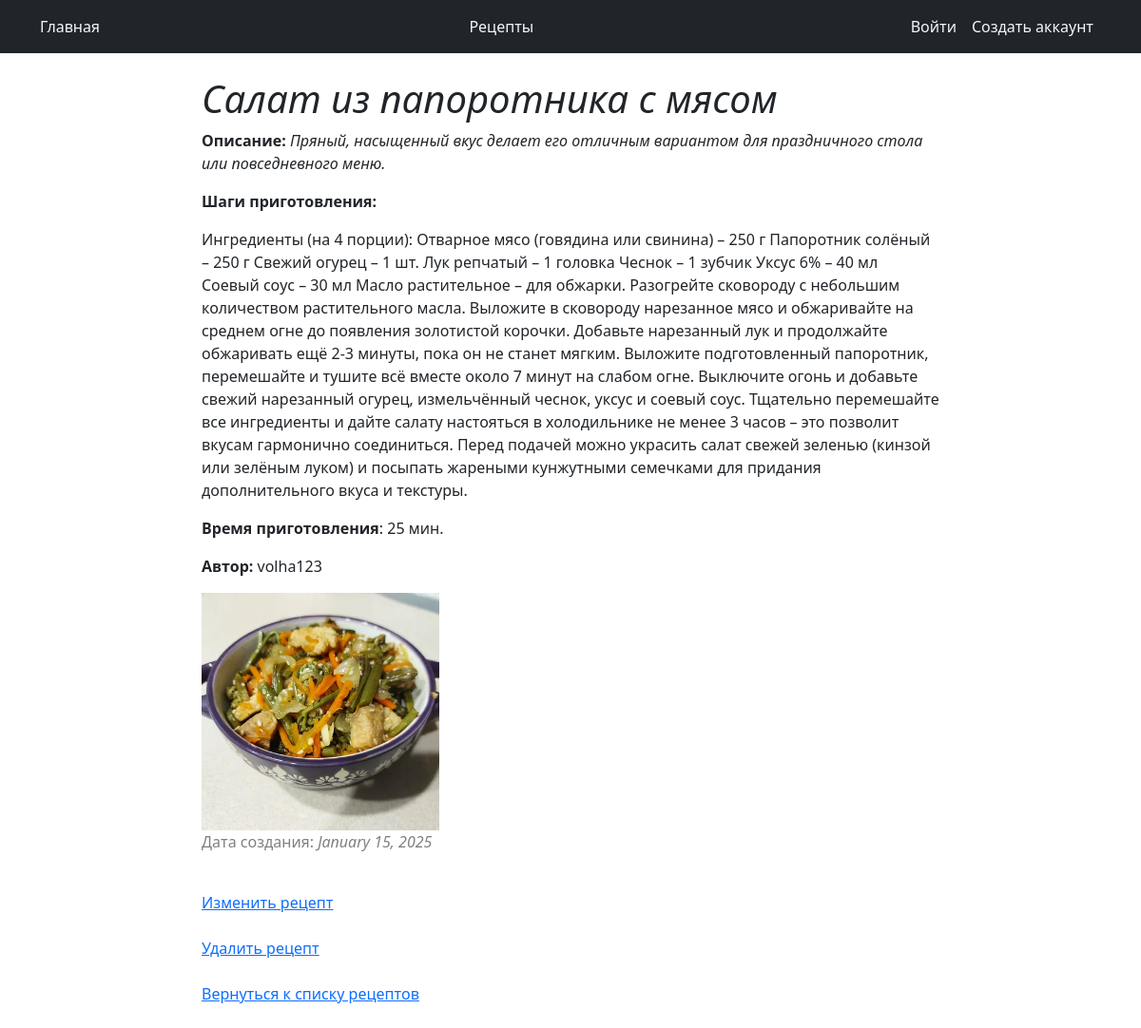
Screenshot of /recipe/list/7/ with the database file from the repository.
### recipesapp/models.py (models this page shows, shortened)
class Recipe(models.Model):
    class Meta:
        verbose_name = "Recipe"
        ordering = ['-title', 'created_at']
    title = models.CharField(max_length=150)
    description = models.TextField()
    steps_of_cooking = models.TextField()
    time_for_cooking = models.IntegerField(default=15)
    author = models.ForeignKey(User, on_delete=models.PROTECT)
    created_at = models.DateTimeField(auto_now_add=True)
    updated_at = models.DateTimeField(auto_now=True)
    archived = models.BooleanField(default=False)
    photo = models.ImageField(null=True,  blank=True, upload_to=recipe_photo_directory_path)

### recipesapp/views.py (the view)
# urls.py: path('list/<int:pk>/', RecipeDetailsView.as_view(), name='recipe_details'),
class RecipeDetailsView(DetailView):
    template_name = "recipesapp/recipe-details.html"
    model = Recipe
    context_object_name = "recipe"

### recipesapp/templates/recipesapp/recipe-details.html (shortened to what this page needs)
<!DOCTYPE html>
{% extends "recipesapp/base.html" %}
{% load static %}
  {% block content %}
  <h1> <em>{{ recipe.title }}</em></h1>
  <div>
    <p><b>Описание:</b><em> {{ recipe.description }}</em></p>
  </div>
  <div>
    <p><b>Шаги приготовления:</b></p>
      <p>{{ recipe.steps_of_cooking }}</p>
  </div>
  <div>
    <p><b>Время приготовления</b>: {{ recipe.time_for_cooking }} мин.</p>
  <div>
    <p><b>Автор:</b> {{ recipe.author }}</p>
  </div>
  {% if recipe.photo %}
    <div>
        <img width="250 px" style= "justify-content: center;" src="{{ recipe.photo.url }}" alt="">
    </div>
  {% else %}
  <p style="color:red"><em><b>К сожалению, фото рецепта отсутствует.</b></em></p>
  {% endif %}
  <div>
    <p style="color:grey">Дата создания: <em>{{ recipe.created_at|date:"F d, Y" }} </em></p>
  </div>
  <br>
  <div>
    <a href="{% url 'recipesapp:recipe_update' pk=recipe.pk %}">Изменить рецепт</a>
  </div>
  <br>
  <div>
    <a href="{% url 'recipesapp:recipe_delete' pk=recipe.pk %}">Удалить рецепт</a>
  </div>
  <br>
  <div>
    <a href="{% url 'recipesapp:list' %}">Вернуться к списку рецептов</a>
  </div>
  {% endblock %}

### rows the page displays
Recipe: title "Салат из папоротника с мясом", description "Пряный, насыщенный вкус делает его отличным вариантом для праздничного стола или повседневного меню.", steps_of_cooking "Ингредиенты (на 4 порции): Отварное мясо (говядина или свинина) – 250 г Папоротник солёный – 250 г Свежий огурец – 1 шт. Лук репчатый – 1 головка Чеснок – 1 зубчик Уксус 6% – 40 мл Соевый соус – 30 мл Масло растительное – для обжарки. Разогрейте сковороду с небольшим количеством растительного масла. Выложите в сковороду нарезанное мясо и обжаривайте на среднем огне до появления золотистой корочки. Добавьте нарезанный лук и продолжайте обжаривать ещё 2-3 минуты, пока он не станет мягким. Выложите подготовленный папоротник, перемешайте и тушите всё вместе около 7 минут на слабом огне. Выключите огонь и добавьте свежий нарезанный огурец, измельчённый чеснок, уксус и соевый соус. Тщательно…", time_for_cooking "25", author "volha123", photo (picture), created_at "January 15, 2025"
